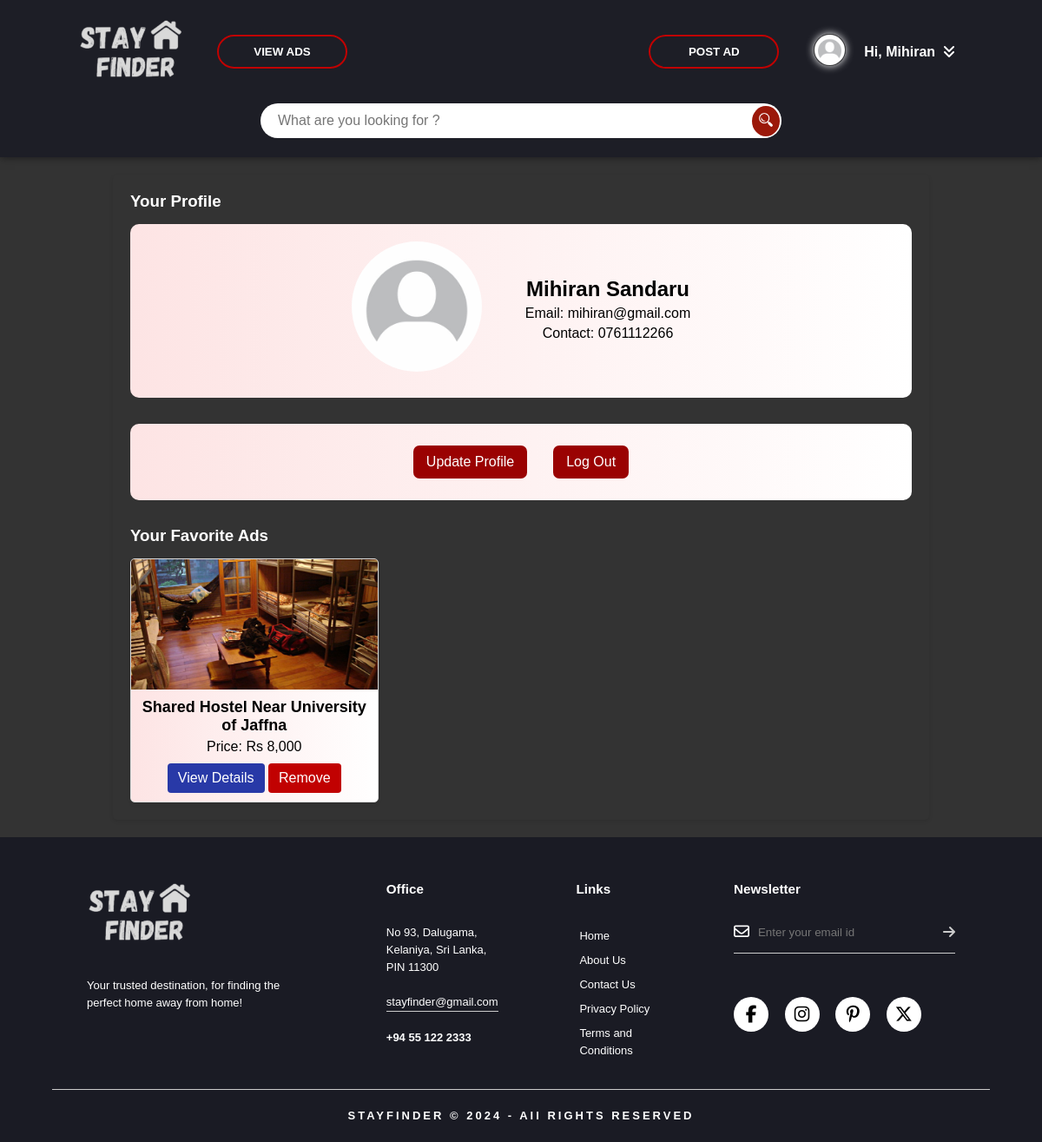
/seeker/seeker-profile.php (signed in), run on the app's committed database.
### tables this page shows
CREATE TABLE `user` (
  `user_id` int(11) NOT NULL,
  `first_name` varchar(50) NOT NULL,
  `last_name` varchar(50) NOT NULL,
  `email` varchar(100) NOT NULL,
  `password` varchar(255) NOT NULL,
  `contact_no` varchar(15) NOT NULL,
  `user_type` enum('seeker','advertiser') NOT NULL,
  `profile_pic` varchar(255) DEFAULT NULL
);

CREATE TABLE `listings` (
  `ad_id` varchar(100) NOT NULL,
  `title` varchar(255) NOT NULL,
  `description` text NOT NULL,
  `address_no` varchar(255) NOT NULL,
  `address_street` varchar(255) NOT NULL,
  `address_city` varchar(255) NOT NULL,
  `price` decimal(6,0) NOT NULL,
  `availability` enum('Available','Not Available') NOT NULL DEFAULT 'Available',
  `approval_status` enum('Approved','Pending','Denied') NOT NULL DEFAULT 'Pending',
  `approval_date` date DEFAULT NULL,
  `advertiser_id` int(11) NOT NULL,
  `category_id` int(11) DEFAULT NULL,
  `district_id` int(11) DEFAULT NULL,
  `nearestuni_id` int(11) DEFAULT NULL
);

### seeker/seeker-profile.php (the view, shortened to what this page needs)
<?php
include '../dbconnect.php';
$userId = $_SESSION['user_id'];
$queryUser = "SELECT * FROM user WHERE user_id = ?";
$stmtUser = mysqli_prepare($connect, $queryUser);
mysqli_stmt_bind_param($stmtUser, "i", $userId);
mysqli_stmt_execute($stmtUser);
$userDetails = mysqli_fetch_assoc(mysqli_stmt_get_result($stmtUser));
$queryFavorites = "SELECT listings.*,
                    (SELECT image_name FROM listing_images WHERE listing_images.ad_id = favorites.ad_id ORDER BY image_id LIMIT 1) AS image_name
                    FROM favorites
                    JOIN listings ON favorites.ad_id = listings.ad_id
                    WHERE favorites.user_id = ? AND listings.approval_status = 'approved'";
$stmtFavorites = mysqli_prepare($connect, $queryFavorites);
mysqli_stmt_bind_param($stmtFavorites, "i", $userId);
mysqli_stmt_execute($stmtFavorites);
$resultFavorites = mysqli_stmt_get_result($stmtFavorites);
?>
<!DOCTYPE html>
<html lang="en">
<head>
    <link rel="stylesheet" href="seeker-styles/seeker-profile.css">
    <link rel="stylesheet" href="seeker-styles/header.css">
    <link rel="stylesheet" href="seeker-styles/footer.css">
    <link rel="stylesheet" href="../main-css/popup-message.css">
</head>
<body>
<?php include "header.php"; ?>
    <div class="profile-container">
    <h3>Your Profile</h3>
        <div class="profile-header">
            <img src="../uploads/profile-pic/<?php echo htmlspecialchars($profilePic); ?>" alt="Profile Picture">
            <div class="user-info-head">
                <h2><?php echo htmlspecialchars($userDetails['first_name'] . ' ' . $userDetails['last_name']); ?></h2>
                <p>Email: <?php echo htmlspecialchars($userDetails['email']); ?></p>
                <p>Contact: <?php echo htmlspecialchars($userDetails['contact_no']); ?></p>
            </div>
        </div>
        <div class="profile-buttons">
            <a href="../update-profile.php" class="btn">Update Profile</a>
            <a href="../logout.php" class="btn">Log Out</a>
        </div>
        <div class="favorites-section">
            <h3>Your Favorite Ads</h3>
            <div class="favorites-list">
                <?php if (mysqli_num_rows($resultFavorites) > 0): ?>
                    <?php while ($row = mysqli_fetch_assoc($resultFavorites)): ?>
                        <div class="favorite-item">
                            <img src="../uploads/listings_images/<?php echo htmlspecialchars($row['image_name'] ); ?>" alt="Ad Image">
                            <div class="favorite-info">
                                <h4><?php echo htmlspecialchars($row['title']); ?></h4>
                                <p>Price: Rs <?php echo number_format($row['price']); ?></p>
                                <a href="moredetails.php?ad_id=<?php echo $row['ad_id']; ?>" class="btn">View Details</a>
                                <a href="seeker-profile.php?remove_favorite=<?php echo $row['ad_id']; ?>" class="btn btn-remove">Remove</a>
                            </div>
                        </div>
                    <?php endwhile; ?>
                <?php else: ?>
                    <p>No favorite ads found.</p>
                <?php endif; ?>
            </div>
        </div>
    </div>
    <?php include "footer.php"; ?>
</body>
</html>

### seeker/header.php (shortened to what this page needs)
<?php
if (isset($_SESSION['user_id'])) {
    $userID = $_SESSION['user_id'];
    $query = "SELECT first_name, profile_pic FROM user WHERE user_id = '$userID'";
    $result = mysqli_query($connect, $query);
    if ($result && mysqli_num_rows($result) > 0) {
        $row = mysqli_fetch_assoc($result);
        $firstName = $row['first_name'];
        $profilePic = $row['profile_pic'];
        if (empty($profilePic) || !file_exists("../uploads/profile-pic/" . $profilePic)) {
            $profilePic = "default_pro_pic.jpg";
        }
        }
}
?>
<header>
    <div class="navbar">
        <div class="logo-nav">
            <a href="../index.php"><img src="../src-image/logo-white.png" alt="site-logo" class="logo"></a>
            <button onclick="window.location.href='../seeker/viewads.php'" class="head-button" type="button"><span class="span-class"></span>VIEW ADS</button>
        </div>
        <div class="user-info">
            <?php
                $buttonHTML = '';
                if (isset($_SESSION['user_type']) && $_SESSION['user_type'] === 'advertiser') {
                    $buttonHTML = '<button onclick="window.location.href=\'../advertiser/postad.php\'" class="head-button" type="button"><span class="span-class"></span>POST AD</button>';
                } else {
                    $buttonHTML = '<button onclick="showLoginPopup()" class="head-button" type="button"><span class="span-class"></span>POST AD</button>';
                }
            ?>
            <?php echo $buttonHTML; ?>
            <?php if (!isset($_SESSION['user_id'])):?>
                <a href="../login-registration.php"><button class="head-button" type="button"><span class="span-class"></span>Login</button></a>
            <?php else: ?>
                <div class="user-profile">
                    <a href="seeker-profile.php"><img src="../uploads/profile-pic/<?php echo htmlspecialchars($profilePic); ?>" alt="User Profile Picture"></a>
                    <span onclick="toggleDropdown()">Hi, <?php echo htmlspecialchars($firstName); ?> &nbsp<i class='fas fa-angle-double-down'></i></span>
                </div>
            <?php endif; ?>
        </div>
    </div>
    <div class="serch-bar-div">
        <form class="search-bar" action="viewads.php" method="GET">
            <input type="text" name="search" placeholder="What are you looking for ?" value="<?php echo htmlspecialchars($_GET['search'] ?? ''); ?>">
            <button type="submit"><img src="../src-image/search.jpg.png"></button>
        </form>
    </div>
</header>

### seeker/seeker-styles/seeker-profile.css (style rules this page uses)
* { font-family: Arial, sans-serif; margin: 0; padding: 0; }
body { background-image: linear-gradient(rgba(0,0,0,0.80),rgba(0,0,0,0.80)), url(../../src-image/background-image.jpg); background-size: cover; background-position: center; }
.profile-container { width: 75%; margin: 20px auto; padding: 20px; background-color: transparent; border-radius: 5px; box-shadow: 0 2px 4px rgba(0, 0, 0, 0.1); }
.profile-header { background:linear-gradient(to right,#fde4e4,#ffffff); padding: 20px; border-radius: 10px; display: flex; align-items: center; justify-content: center; gap: 50px; }
.profile-header { text-align: center; }
.profile-header img { width: 150px; height: 150px; object-fit: cover; border-radius: 50%; margin-bottom: 10px; }
.profile-header h2 { margin: 0; font-size: 24px; }
.profile-header p { margin: 5px 0; }
.profile-buttons { margin-top: 15px; background:linear-gradient(to right,#fde4e4,#ffffff); margin-top: 30px; padding: 20px; border-radius: 10px; display: flex; justify-content: center; gap: 20px; }
.profile-buttons .btn { padding: 10px 15px; margin: 5px; background-color: #9a0202; color: #fff; text-decoration: none; border-radius: 7px; display: inline-block; transition: background-color 0.3s; }
.favorites-section { margin-top: 30px; }
.favorites-section h3,h3 { margin-bottom: 15px; color: white; }
.favorites-list { display: flex; flex-wrap: wrap; gap: 20px; }
.favorite-item { display: flex; flex-direction: column; width: 31.5%; background:linear-gradient(to right,#fde4e4,#ffffff); border: 1px solid #ddd; border-radius: 5px; overflow: hidden; box-shadow: 0 2px 4px rgba(0, 0, 0, 0.1); text-align: center; }
.favorite-item img { width: 100%; height: 150px; object-fit: cover; }
.favorite-info { padding: 10px; }
.favorite-info h4 { margin: 0 0 5px 0; font-size: 18px; }
.favorite-info p { margin: 5px 0; }
.favorite-info .btn { padding: 8px 12px; background-color: #2839a7; color: #fff; text-decoration: none; border-radius: 4px; display: inline-block; margin-top: 5px; transition: background-color 0.3s; }
.favorite-info .btn-remove { background-color: #c10101; }

### seeker/seeker-styles/header.css (style rules this page uses)
header { box-shadow: 0px 0px 10px rgba(0, 0, 0, 0.5); background: #1a1b24d6; padding-bottom: 10px; }
.navbar { width: 85%; margin: auto; padding: 20px 0; display: flex; justify-content: space-between; align-items: center; }
.logo-nav { display: flex; align-items: center; gap: 30px; }
.logo { width: 120px; cursor: pointer; }
.user-info { display: flex; align-items: center; gap: 30px; z-index: 10; }
.head-button { width: 150px; padding: 10px 0; text-align: center; margin: 20px 10px; border-radius: 25px; font-weight: bold; border: 2px solid #c10101 ; background: transparent; color: white; cursor: pointer; position: relative; overflow: hidden; z-index: 1; }
.user-profile { display: flex; align-items: center; cursor: pointer; }
.user-profile img { width: 35px; height: 35px; border: 1px solid rgb(68, 68, 68); box-shadow: 0 0 10px white; border-radius: 50%; margin-right: 27px; object-fit: cover; }
.user-profile span { color: white; font-weight: bold; margin-left: -16px; padding: 5px 10px; }
.serch-bar-div { display: flex; justify-content: center; width: 100%; display: flex; padding-bottom: 1%; }
.search-bar { display: flex; align-items: center; position: relative; width: 50%; justify-content: center; }
.search-bar input[type="text"] { width: 100%; height: 20px; padding: 10px; padding-left: 20px; border-radius: 50px; border: none; font-size: 16px; outline: none; }
.search-bar button { position: absolute; right: 10px; margin: 4px -8px; background-color: #9B1809; border: none; padding: 8px 8px; border-radius: 50%; cursor: pointer; }
.search-bar button img { width: 16px; height: 16px; }

### data on the page
user: first_name "Mihiran", first_name+last_name "Mihiran Sandaru", email "mihiran@gmail.com", contact_no "0761112266"
listings: title "Shared Hostel Near University of Jaffna", price "8,000"
